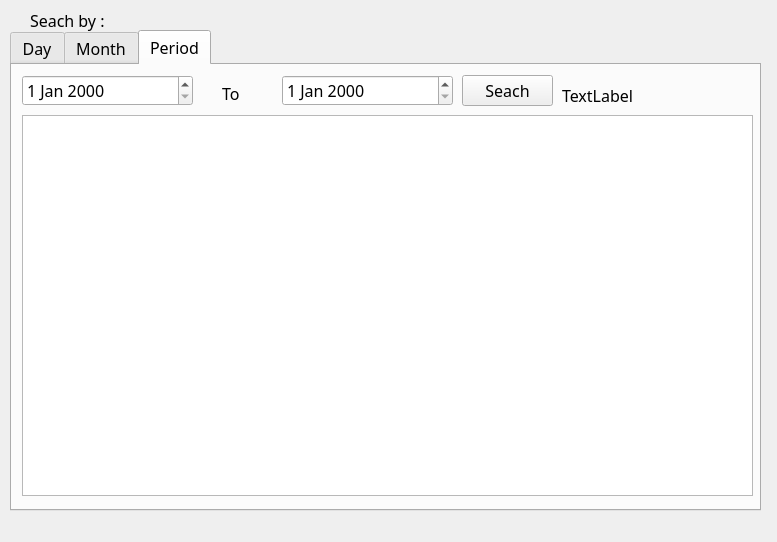
<?xml version="1.0" encoding="UTF-8"?>
<ui version="4.0">
 <class>HistM</class>
 <widget class="QDialog" name="HistM">
  <property name="geometry">
   <rect>
    <x>0</x>
    <y>0</y>
    <width>777</width>
    <height>542</height>
   </rect>
  </property>
  <property name="windowTitle">
   <string>History</string>
  </property>
  <widget class="QTabWidget" name="SeachTab">
   <property name="geometry">
    <rect>
     <x>10</x>
     <y>30</y>
     <width>751</width>
     <height>481</height>
    </rect>
   </property>
   <property name="font">
    <font>
     <family>Sanskrit Text</family>
     <pointsize>12</pointsize>
    </font>
   </property>
   <property name="currentIndex">
    <number>2</number>
   </property>
   <widget class="QWidget" name="tab">
    <attribute name="title">
     <string>Day</string>
    </attribute>
    <widget class="QDateEdit" name="DS">
     <property name="geometry">
      <rect>
       <x>30</x>
       <y>20</y>
       <width>171</width>
       <height>31</height>
      </rect>
     </property>
    </widget>
    <widget class="QTableView" name="tableView">
     <property name="geometry">
      <rect>
       <x>20</x>
       <y>60</y>
       <width>721</width>
       <height>371</height>
      </rect>
     </property>
    </widget>
    <widget class="QPushButton" name="DSRbt">
     <property name="geometry">
      <rect>
       <x>260</x>
       <y>20</y>
       <width>93</width>
       <height>28</height>
      </rect>
     </property>
     <property name="text">
      <string>Seach</string>
     </property>
    </widget>
    <widget class="QLabel" name="DSRes">
     <property name="geometry">
      <rect>
       <x>430</x>
       <y>30</y>
       <width>251</width>
       <height>16</height>
      </rect>
     </property>
     <property name="text">
      <string>TextLabel</string>
     </property>
    </widget>
   </widget>
   <widget class="QWidget" name="tab_2">
    <attribute name="title">
     <string>Month</string>
    </attribute>
    <widget class="QComboBox" name="MS">
     <property name="geometry">
      <rect>
       <x>30</x>
       <y>10</y>
       <width>181</width>
       <height>31</height>
      </rect>
     </property>
     <item>
      <property name="text">
       <string>January</string>
      </property>
     </item>
     <item>
      <property name="text">
       <string>February</string>
      </property>
     </item>
     <item>
      <property name="text">
       <string>March</string>
      </property>
     </item>
     <item>
      <property name="text">
       <string>April</string>
      </property>
     </item>
     <item>
      <property name="text">
       <string>May</string>
      </property>
     </item>
     <item>
      <property name="text">
       <string>June</string>
      </property>
     </item>
     <item>
      <property name="text">
       <string>July</string>
      </property>
     </item>
     <item>
      <property name="text">
       <string>August</string>
      </property>
     </item>
     <item>
      <property name="text">
       <string>Sapteber</string>
      </property>
     </item>
     <item>
      <property name="text">
       <string>October</string>
      </property>
     </item>
     <item>
      <property name="text">
       <string>November</string>
      </property>
     </item>
     <item>
      <property name="text">
       <string>December</string>
      </property>
     </item>
    </widget>
    <widget class="QPushButton" name="MSRbt">
     <property name="geometry">
      <rect>
       <x>280</x>
       <y>10</y>
       <width>91</width>
       <height>31</height>
      </rect>
     </property>
     <property name="text">
      <string>Seach</string>
     </property>
    </widget>
    <widget class="QLabel" name="MSRes">
     <property name="geometry">
      <rect>
       <x>470</x>
       <y>20</y>
       <width>201</width>
       <height>21</height>
      </rect>
     </property>
     <property name="text">
      <string>TextLabel</string>
     </property>
    </widget>
    <widget class="QTableView" name="tableView_2">
     <property name="geometry">
      <rect>
       <x>10</x>
       <y>50</y>
       <width>731</width>
       <height>381</height>
      </rect>
     </property>
    </widget>
   </widget>
   <widget class="QWidget" name="tab_3">
    <attribute name="title">
     <string>Period</string>
    </attribute>
    <widget class="QDateEdit" name="P1S">
     <property name="geometry">
      <rect>
       <x>10</x>
       <y>10</y>
       <width>171</width>
       <height>31</height>
      </rect>
     </property>
    </widget>
    <widget class="QDateEdit" name="P2S">
     <property name="geometry">
      <rect>
       <x>270</x>
       <y>10</y>
       <width>171</width>
       <height>31</height>
      </rect>
     </property>
    </widget>
    <widget class="QLabel" name="label_4">
     <property name="geometry">
      <rect>
       <x>210</x>
       <y>20</y>
       <width>55</width>
       <height>16</height>
      </rect>
     </property>
     <property name="text">
      <string>To</string>
     </property>
    </widget>
    <widget class="QLabel" name="PSRes">
     <property name="geometry">
      <rect>
       <x>550</x>
       <y>20</y>
       <width>201</width>
       <height>21</height>
      </rect>
     </property>
     <property name="text">
      <string>TextLabel</string>
     </property>
    </widget>
    <widget class="QPushButton" name="PSRbt">
     <property name="geometry">
      <rect>
       <x>450</x>
       <y>10</y>
       <width>91</width>
       <height>31</height>
      </rect>
     </property>
     <property name="text">
      <string>Seach</string>
     </property>
    </widget>
    <widget class="QTableView" name="tableView_3">
     <property name="geometry">
      <rect>
       <x>10</x>
       <y>50</y>
       <width>731</width>
       <height>381</height>
      </rect>
     </property>
    </widget>
   </widget>
  </widget>
  <widget class="QLabel" name="label">
   <property name="geometry">
    <rect>
     <x>30</x>
     <y>0</y>
     <width>101</width>
     <height>41</height>
    </rect>
   </property>
   <property name="font">
    <font>
     <family>Sanskrit Text</family>
     <pointsize>12</pointsize>
    </font>
   </property>
   <property name="text">
    <string>Seach by :</string>
   </property>
  </widget>
 </widget>
 <resources/>
 <connections/>
</ui>
